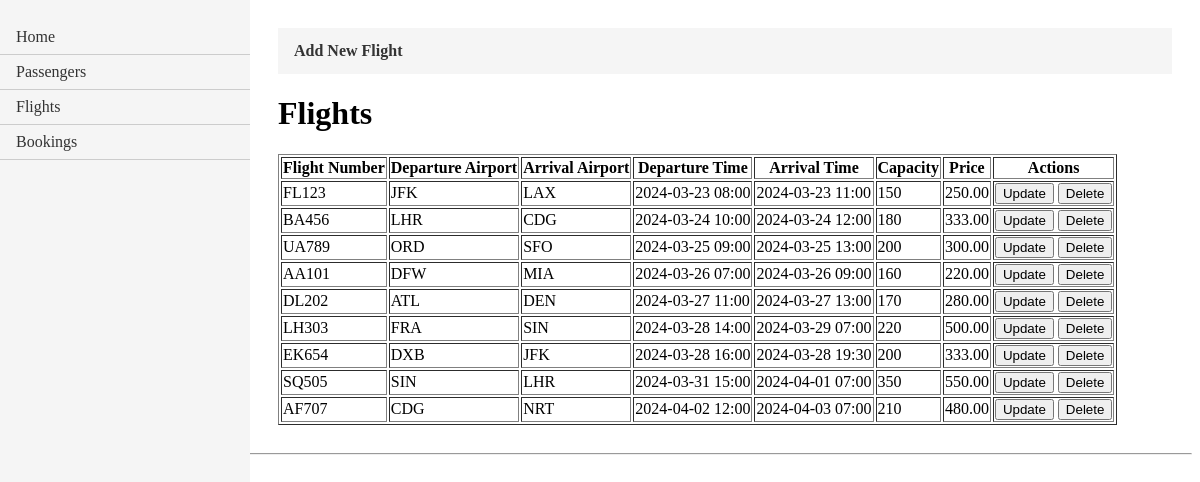
Before: /flight_list/ with the older database file.
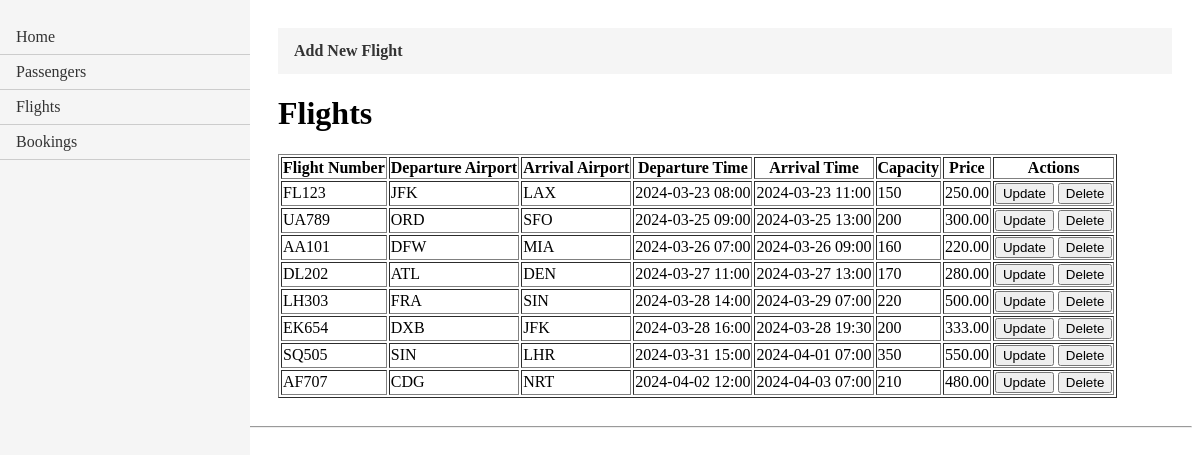
After: the same page with the newer database file.
### FlightBookingApp/models.py (models this page shows)
class Flight(models.Model):
    flightID = models.AutoField(primary_key=True)
    flightNumber = models.CharField(max_length=20)
    departureAirport = models.CharField(max_length=3)
    arrivalAirport = models.CharField(max_length=3)
    departureTime = models.DateTimeField()
    arrivalTime = models.DateTimeField()
    capacity = models.IntegerField()
    price = models.DecimalField(max_digits=10, decimal_places=2)

### FlightBookingApp/views.py (the view)
# urls.py: path('flight_list/', views.flight_list, name='flight_list'),
def flight_list(request):
    flights = Flight.objects.all()
    formatted_flights = []
    for flight in flights:
        formatted_flights.append(formatted_flight(flight))
    return render(request, 'flight_list.html', {'flights': formatted_flights})

### FlightBookingApp/views.py (called while the page is built)
def formatted_flight(flight): # Created to format data to be presented on the screen.
    formatted_flight = {
        'flightID': flight.flightID,
        'flightNumber': flight.flightNumber,
        'departureAirport': flight.departureAirport,
        'arrivalAirport': flight.arrivalAirport,
        'departureTime': flight.departureTime.strftime('%Y-%m-%d %H:%M'),
        'arrivalTime': flight.arrivalTime.strftime('%Y-%m-%d %H:%M'),
        'capacity': flight.capacity,
        'price': flight.price,
    }
    return formatted_flight

### FlightBookingApp/templates/flight_list.html
{% extends "layout.html" %}
{% block content%}
<ul class="crud-menu">
    <li><a href="{% url 'create_flight' %}"><b>Add New Flight</b></a></li>
</ul>
<h1>Flights</h1>
<table border="1">
    <thead>
      <tr>
        <th>Flight Number</th>
        <th>Departure Airport</th>
        <th>Arrival Airport</th>
        <th>Departure Time</th>
        <th>Arrival Time</th>
        <th>Capacity</th>
        <th>Price</th>
        <th>Actions</th>
      </tr>
    </thead>
    <tbody>
      {% for flight in flights %}
      <tr>
        <td>{{ flight.flightNumber }}</td>
        <td>{{ flight.departureAirport }}</td>
        <td>{{ flight.arrivalAirport }}</td>
        <td>{{ flight.departureTime }}</td>
        <td>{{ flight.arrivalTime }}</td>
        <td>{{ flight.capacity }}</td>
        <td>{{ flight.price }}</td>
        <td>
          <form action="{% url 'update_flight_form' flight.flightID %}" method="post" style="display: inline;">
            <button type="submit">Update</button>
          </form>
          <form action="{% url 'delete_flight' flight.flightID %}" method="post" style="display: inline;">
            <button type="submit">Delete</button>
          </form>
        </td>
      </tr>
      {% endfor %}
    </tbody>
  </table>
{%endblock content%}

### FlightBookingApp/templates/layout.html (shortened to what this page needs)
<!DOCTYPE html>
<html lang="en">
<head>
</head>
<body>
    <div class="content">
        {% block content%} {%endblock content%}
    </div>
    <div class="sidebar">
        <ul>
            <li><a href="{% url 'home' %}">Home</a></li>
            <li><a href="{% url 'passenger_list' %}">Passengers</a></li>
            <li><a href="{% url 'flight_list' %}">Flights</a></li>
            <li><a href="{% url 'booking_list' %}">Bookings</a></li>
        </ul>
    </div>
    <footer>
        <hr>
        <p>Flight Booking App - &copy; 2024</p>
    </footer>
</body>
</html>

### FlightBookingApp/templates/layout.html (style rules this page uses)
.sidebar { height: 100%; width: 250px; position: fixed; top: 0; left: 0; background-color: #f5f5f5; padding-top: 20px; }
.sidebar ul { list-style-type: none; padding: 0; margin: 0; }
.sidebar ul li { padding: 8px 16px; border-bottom: 1px solid #ccc; }
.sidebar ul li a { text-decoration: none; color: #333; }
.content { margin-left: 250px; padding: 20px; }
.crud-menu { list-style-type: none; margin: 0; padding: 0; overflow: hidden; background-color: #f5f5f5; }
.crud-menu li { float: left; }
.crud-menu li a { display: block; color: #333; text-align: center; padding: 14px 16px; text-decoration: none; }

Changed rows visible on the page:
removed Flight: flightNumber "BA456", departureAirport "LHR", arrivalAirport "CDG", departureTime "2024-03-24 10:00", arrivalTime "2024-03-24 12:00", capacity "180", price "333.00"
